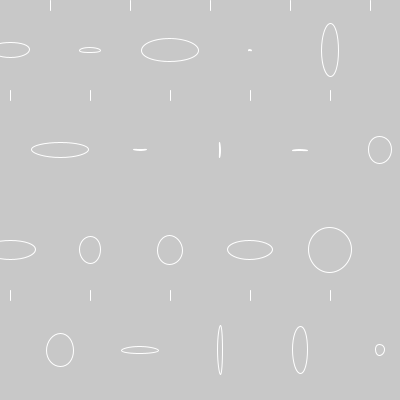
Frame 1 (no input)
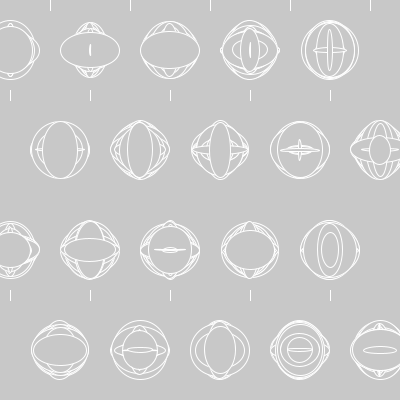
Frame 60 (the mouse pressed at the canvas centre just before this capture)
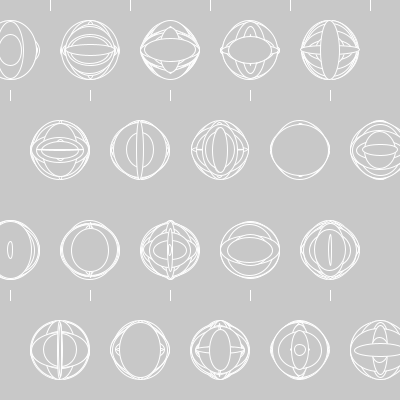
Frame 120 (the mouse held since frame 60 and released just before this capture)

The Processing sketch that drew these frames (run headless with seeded random() and noise(); from frame 60 on, the mouse is pressed at the canvas centre):

// Processing sketch: processing_13645
// ── processing_13645.pde


void setup() {  

  background(200,200,200); 
  size(400, 400);
 
}

void draw() { 
 
 for (int a = 10%100; a < 400; a = a+80) {
  
  stroke(255,255,255);
  fill(200,200,200);
  ellipse(a,50,random(60),random(60));
  ellipse(a+50,150,random(60),random(60));
  ellipse(a,250,random(60),random(60));
  ellipse(a+50,350,random(60),random(60));
  line(40+a,0,40+a,10);
  line(a,90,a,100);
  line(a,290,a,300);
  
}


 
}

                
                                
